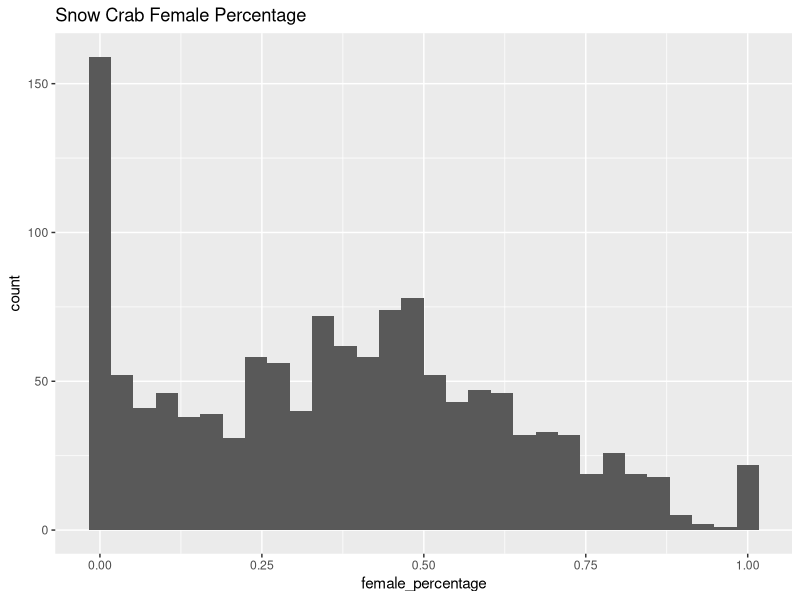
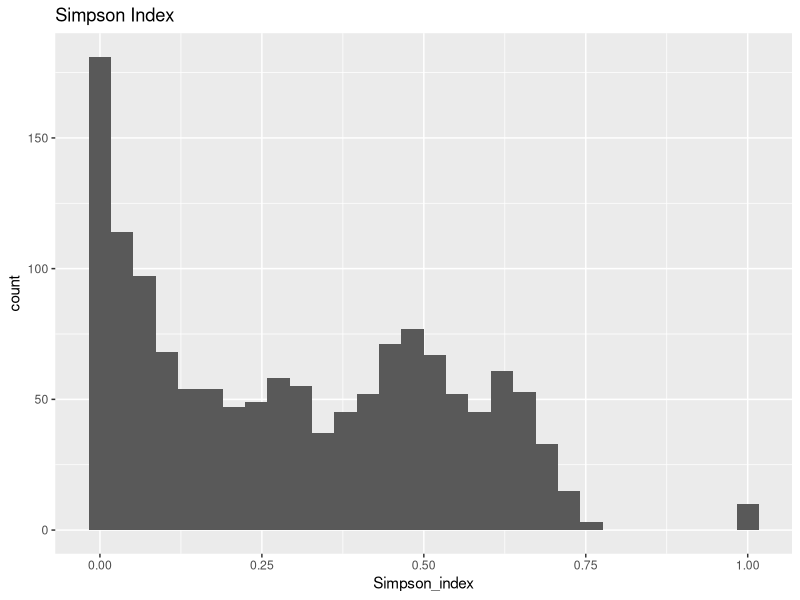

R code for these plots, in order:
library(tidyverse)
library(vegan)
crab_data <- read_csv("data/snow_crab_survey.csv")
# Remove the french from the column names, to make subsetting easier.
col_names_english <- as_vector(map(strsplit(colnames(crab_data), "__"), 1))
colnames(crab_data) <- col_names_english
# Calculate sex ratio, which is NA whenever there are 0 male or female crabs.
# sex_ratio_func <- function(m, f){
#   ratio <- m/f
#   ratio[ratio %in% c(NaN, Inf, 0)] <- NA
#   return(ratio)
# }
# male_pct_function <- function(m, f){
#   total = m+f
#   m_pct <- m/total
#   return(m_pct)
# }
# Simpson diversity index function (might want to replace with diversity from vegan)
# simpson_index_func <- function(species_mat){
#   species_mat <- as.matrix(species_mat)
#   total_catch <- rowSums(species_mat)
#   total_catch[total_catch == 0] <- NA
#   prop_sq <- matrix(nrow = nrow(species_mat), ncol = ncol(species_mat))
#   for(i in 1:ncol(species_mat)){
#     prop_sq[,i] <- (species_mat[,i]/total_catch)^2
#   }
#   lambda <- rowSums(prop_sq)
#   return(lambda)
# }


crab_data <- crab_data %>% 
  mutate(total_crabs = snow_crab_males+snow_crab_females,
         female_percentage = snow_crab_females/total_crabs) %>% 
  relocate(total_crabs, .after = snow_crab_females) %>% 
  mutate(Simpson_index = diversity(crab_data[, 11:19], index = "simpson"))
# Make a few plots
ggplot(crab_data) +
  geom_histogram(aes(x=female_percentage))+
  labs(title = "Snow Crab Female Percentage")
ggplot(crab_data) +
  geom_histogram(aes(x=Simpson_index))+
  labs(title = "Simpson Index")
